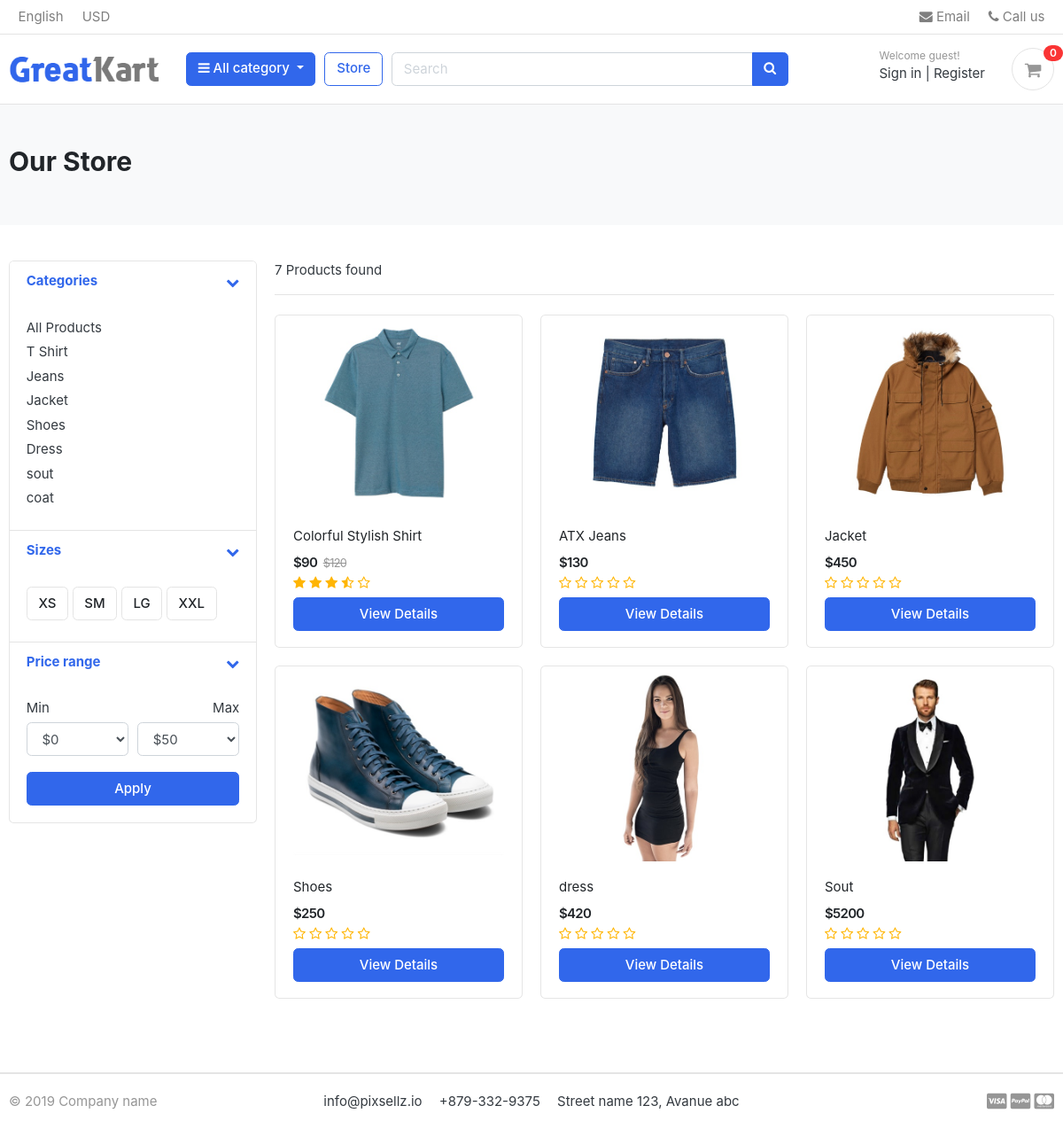
/store/, run on the app's committed database.
### category/models.py (models this page shows)
class Category(models.Model):
    name = models.CharField(unique=True, max_length=50)
    slug = models.SlugField(unique=True, max_length=100)
    description = models.TextField( max_length=2000 , blank=True)
    image = models.ImageField( upload_to='cat_img' , blank=True)
    def get_url(self):
        return reverse('store:product_by_category',args=[self.slug])
    def __str__(self):
        return str(self.name)

### store/models.py (models this page shows, shortened)
class Product(models.Model):
    name = models.CharField( max_length=50 , unique=True)
    slug = models.SlugField(max_length=50 , unique=True)
    description = models.TextField( max_length=2000 , blank=True)
    image = models.ImageField( upload_to='product_img')
    price = models.IntegerField()
    discount = models.IntegerField(default=0)
    stock = models.IntegerField()
    is_available = models.BooleanField(default=True)
    category = models.ForeignKey("category.Category", verbose_name=("category product"), on_delete=models.CASCADE)
    created_at = models.DateTimeField(auto_now_add=True)
    modified_date = models.DateField( auto_now=True)
    def get_absolute_url(self):
        return reverse("store:product_detail", args=[self.category.slug ,self.slug])
    def avr_review(self):
        reviews = ReviewRating.objects.filter(product=self , status=True).aggregate(average=Avg('rating'))
        avg =0
        if reviews['average'] is not None:
            avg = float(reviews['average'])
        return avg
    def __str__(self):
        return self.name

### store/views.py (the view)
# urls.py: path('store/' , include('store.urls' , namespace='store')),
def store(request , category_slug=None):
    categories = None
    product = None
    if category_slug != None :
        categories = get_object_or_404(Category , slug = category_slug )
        products = Product.objects.filter(category=categories,is_available=True)
        for product in products:
            reviews = ReviewRating.objects.filter(product_id=product.id , status=True)
        paginator = Paginator(products,6)
        page = request.GET.get('page')
        paged_product = paginator.get_page(page)
        product_count = products.count()
    else:
        products = Product.objects.all().filter(is_available=True).order_by('id')
        for product in products:
            reviews = ReviewRating.objects.filter(product_id=product.id , status=True)
        paginator = Paginator(products,6)
        page = request.GET.get('page')
        paged_product = paginator.get_page(page)
        product_count = products.count()
    context = {
        'products' : paged_product ,
        'product_count' : product_count,
        'reviews':reviews,
    }
    return render(request , 'store/store.html',context)

### carts/context_processors.py (called while the page is built)
def counter(request):
    cart_count = 0
    if 'admin' in request.path:
        return{}
    else :
        try :
            cart = Cart.objects.filter(cart_id=_cart_id(request))
            if request.user.is_authenticated:
                cart_items = CartItem.objects.all().filter(user=request.user)
            else :
                cart_items = CartItem.objects.all().filter(cart=cart[:1])
            for cart_item in cart_items:
                cart_count+=cart_item.quantity
        except Cart.DoesNotExist:
            cart_count=0
    return dict(cart_count=cart_count)

### carts/views.py (called while the page is built)
def _cart_id(request):
    cart = request.session.session_key
    if not cart:
        cart = request.session.create()
    return cart

### category/context_processor.py (called while the page is built)
def menu_links(request):
    links = Category.objects.all()
    return dict(links=links)

### store/templates/store/store.html (shortened to what this page needs)
{% extends 'base.html' %}
{% load static %}
{% block body %}
<section class="section-pagetop bg">
    <div class="container">
        {% if 'search' in request.path %}
        <h2 class="title-page"> Search Result</h2>
        {% else %}
        <h2 class="title-page">Our Store</h2>
        {% endif %}
    </div>
</section>
<section class="section-content padding-y">
    <div class="container">
        <div class="row">
            <aside class="col-md-3">
                <div class="card">
                    <article class="filter-group">
                        <header class="card-header">
                            <a href="#" data-toggle="collapse" data-target="#collapse_1" aria-expanded="true" class="">
                                <i class="icon-control fa fa-chevron-down"></i>
                                <h6 class="title">Categories</h6>
                            </a>
                        </header>
                        <div class="filter-content collapse show" id="collapse_1" style="">
                            <div class="card-body">
                                <ul class="list-menu">
                                    <li><a href="{% url 'store:store'%}">All Products </a></li>
                                    {% for category in links %}
                                    <li><a href="{{category.get_url}}">{{category}} </a></li>
                                    {% endfor %}
                                </ul>
                            </div>
                        </div>
                    </article>
                    <article class="filter-group">
                        <header class="card-header">
                            <a href="#" data-toggle="collapse" data-target="#collapse_4" aria-expanded="true" class="">
                                <i class="icon-control fa fa-chevron-down"></i>
                                <h6 class="title">Sizes </h6>
                            </a>
                        </header>
                        <div class="filter-content collapse show" id="collapse_4" style="">
                            <div class="card-body">
                                <label class="checkbox-btn">
                                    <span class="btn btn-light"> XS </span>
                                </label>
                                <label class="checkbox-btn">
                                    <span class="btn btn-light"> SM </span>
                                </label>
                                <label class="checkbox-btn">
                                    <span class="btn btn-light"> LG </span>
                                </label>
                                <label class="checkbox-btn">
                                    <span class="btn btn-light"> XXL </span>
                                </label>
                            </div>
                        </div>
                    </article>
                    <article class="filter-group">
                        <header class="card-header">
                            <a href="#" data-toggle="collapse" data-target="#collapse_3" aria-expanded="true" class="">
                                <i class="icon-control fa fa-chevron-down"></i>
                                <h6 class="title">Price range </h6>
                            </a>
                        </header>
                        <div class="filter-content collapse show" id="collapse_3" style="">
                            <div class="card-body">
                                <div class="form-row">
                                    <div class="form-group col-md-6">
                                        <label>Min</label>
                                        <select class="mr-2 form-control">
                                            <option value="0">$0</option>
                                        </select>
                                    </div>
                                    <div class="form-group text-right col-md-6">
                                        <label>Max</label>
                                        <select class="mr-2 form-control">
                                            <option value="50">$50</option>
                                        </select>
                                    </div>
                                </div>
                                <button class="btn btn-block btn-primary">Apply</button>
                            </div>
                        </div>
                    </article>
                </div>
            </aside>
            <main class="col-md-9">
                <header class="border-bottom mb-4 pb-3">
                    <div class="form-inline">
                        <span class="mr-md-auto">{{product_count}} Products found </span>
                    </div>
                </header>
                <div class="row">
                    {% if products %}
                    {% for product in products %}
                    <div class="col-md-4">
                        <figure class="card card-product-grid">
                            <div class="img-wrap">
                                <img src="{{product.image.url}}">
                            </div>
                            <figcaption class="info-wrap">
                                <div class="fix-height">
                                    <a href="{{product.get_absolute_url}}" class="title">{{product}}</a>
                                    <div class="price-wrap mt-2">
                                        {% if product.discount <= 0 %}
                                        <span class="price">${{product.price}}</span>
                                        {% else %}
                                        <span class="price">${{product.discount}}</span>
                                        <del class="price-old">${{product.price}}</del>
                                        {% endif %}
                                    </div>
                                    <div class="rating-star">
                                        <span>
                                            <i class="fa fa-star{% if product.avr_review < 0.5%}-o{% elif product.avr_review >= 0.5 and product.avr_review < 1%}-half-o{%endif%}"
                                                aria-hidden="true"></i>
                                            <i class="fa fa-star{% if product.avr_review < 1.5%}-o{% elif product.avr_review >= 1.5 and product.avr_review < 2%}-half-o{%endif%}"
                                                aria-hidden="true"></i>
                                            <i class="fa fa-star{% if product.avr_review < 2.5%}-o{% elif product.avr_review >= 2.5 and product.avr_review < 3%}-half-o{%endif%}"
                                                aria-hidden="true"></i>
                                            <i class="fa fa-star{% if product.avr_review < 3.5%}-o{% elif product.avr_review >= 3.5 and product.avr_review < 4%}-half-o{%endif%}"
                                                aria-hidden="true"></i>
                                            <i class="fa fa-star{% if product.avr_review < 4.5%}-o{% elif product.avr_review >= 4.5 and product.avr_review < 5%}-half-o{%endif%}"
                                                aria-hidden="true"></i>
                                        </span>
                                    </div>
                                </div>
                                <a href="{{product.get_absolute_url}}" class="btn btn-block btn-primary">View Details
                                </a>
                            </figcaption>
                        </figure>
                    </div>
                    {% endfor %}
                    {% else %}
                    <div>
                        <h2>Nothing Found , PLS Try Again</h2>
                    </div>
                    {% endif %}
                </div>
            </main>
        </div>
    </div>
</section>
{% endblock body %}

### static/css/ui.css (style rules this page uses)
html { font-family: "Inter", sans-serif; font-size: 15px; }
.img-wrap { text-align: center; display: block; }
.img-wrap img { max-width: 100%; }
.price-wrap { letter-spacing: -0.7px; }
.padding-y { padding-top: 40px; padding-bottom: 40px; }
figure { margin-bottom: 0; }
article:after, .form-group:after { display: block; clear: both; content: ""; }
.bg { background-color: #f8f9fa; }
.title-page { color: #212529; }
.btn-light { background-color: #fff; border-color: #e4e4e4; }
[class*=list-] li:after { visibility: hidden; display: block; content: ""; overflow: hidden; height: 0; clear: both; }
.list-menu { list-style: none; margin: 0; padding-left: 0; }
.list-menu li { margin-bottom: 5px; }
.list-menu a { color: #343a40; }
[class*=card-product] a.title { color: #212529; display: block; }
[class*=card-product] .img-wrap { overflow: hidden; position: relative; }
[class*=card-product] .img-wrap img { height: 100%; max-width: 100%; width: auto; display: inline-block; -o-object-fit: cover; object-fit: cover; }
.card-product-grid { margin-bottom: 20px; }
.card-product-grid .img-wrap { border-radius: 0.2rem 0.2rem 0 0; height: 220px; }
.card-product-grid .info-wrap { overflow: hidden; padding: 18px 20px; }
.card-product-grid .fix-height { height: 80px; overflow: hidden; }
.card .img-wrap { overflow: hidden; }
.price { font-weight: 600; color: #212529; }
.price-old { color: #969696; margin-left: 3px; font-size: 85%; }
.icon-control { margin-top: 5px; float: right; font-size: 80%; }
.card-header .title { margin-bottom: 0; line-height: 1.5; }
.filter-group { border-bottom: 1px solid #e4e4e4; }
.filter-group .card-header { border-bottom: 0; }
.filter-group:last-child { border-bottom: 0; }
.checkbox-btn { position: relative; }
.section-pagetop { padding: 45px 0; }

### static/css/custum.css (style rules this page uses)
.rating-star i { color: #ffb503 !important; }

### data on the page
Category: name "T Shirt"
Category: name "Jeans"
Category: name "Jacket"
Category: name "Shoes"
Category: name "Dress"
Category: name "sout"
Category: name "coat"
Product: image (picture), name "Colorful Stylish Shirt", discount "90", price "120"
Product: image (picture), name "ATX Jeans", price "130"
Product: image (picture), name "Jacket", price "450"
Product: image (picture), name "Shoes", price "250"
Product: image (picture), name "dress", price "420"
Product: image (picture), name "Sout", price "5200"

### other printed values
{{ cart_count }} "0"
{{ product_count }} "7"
